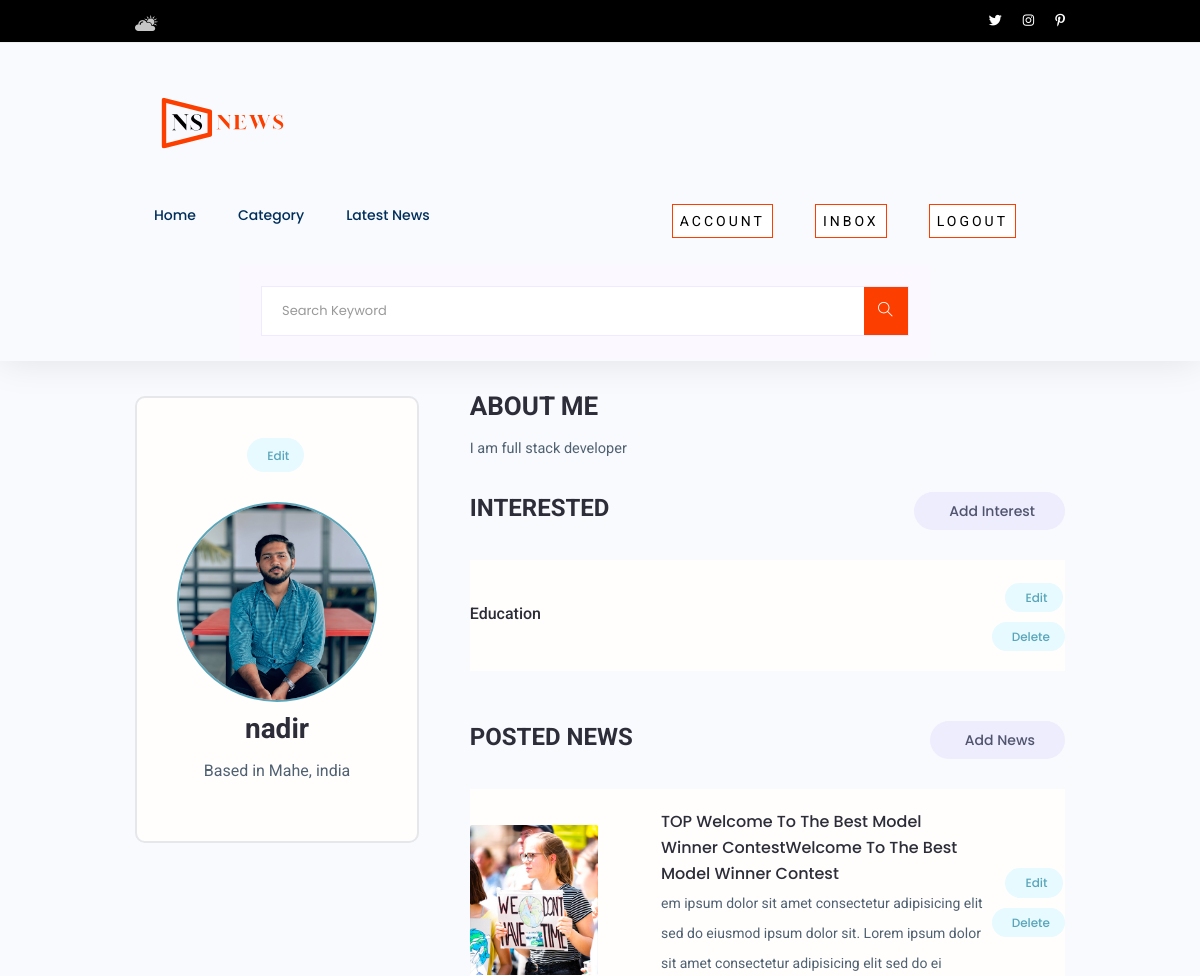
Before: /user/account/ (signed in, upper part) with the older database file.
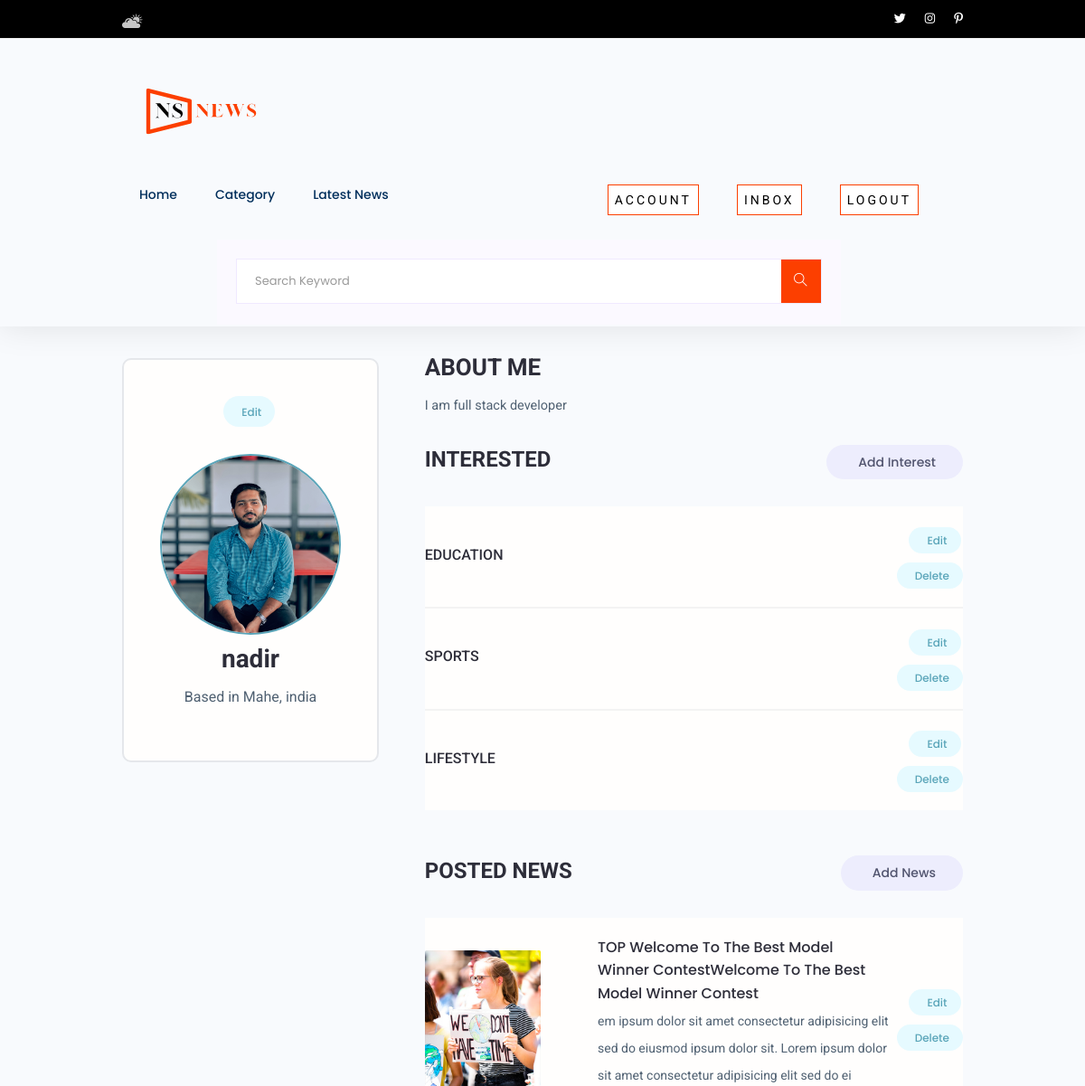
After: the same page with the newer database file.
### user/models.py (models this page shows)
class Interest(models.Model):
    owner = models.ForeignKey(
        Profile, on_delete=models.CASCADE, null=True, blank=True)
    name = models.CharField(max_length=200, blank=True, null=True)
    id = models.UUIDField(default=uuid.uuid4, unique=True,
                          primary_key=True, editable=False)
    def __str__(self):
        return str(self.name)

### news/models.py (models this page shows, shortened)
class News(models.Model):
    owner = models.ForeignKey(
        Profile, null=True, blank=True, on_delete=models.CASCADE)
    title = models.CharField(max_length=200, null=True, blank=True)
    category = models.ForeignKey(Category, on_delete=models.CASCADE, null=True)
    description = models.TextField(null=True, blank=True)
    featured_image = models.ImageField(
        default='news/default.jpg', null=True, blank=True, upload_to='news/'
    )
    image_link = models.CharField(max_length=1000, null=True, blank=True)
    created = models.DateTimeField(auto_now_add=True)
    id = models.UUIDField(default=uuid.uuid4, unique=True,
                          primary_key=True, editable=False)
    verified_news = models.BooleanField(blank=True, null=True)
    class Meta:
        ordering = ['created']

### user/views.py (the view)
# urls.py: path('account/', views.userAccount, name='account'),
@login_required(login_url='login')
def userAccount(request):
    profile = request.user.profile
    interest = Interest.objects.filter(owner=profile)
    news = profile.news_set.all()
    categories = Category.objects.all()
    context = {
        'profile': profile,
        'interests': interest,
        'news': news,
        'categories': categories
    }
    return render(request, 'user/account.html', context=context)

### user/templates/user/account.html (shortened to what this page needs)
{% extends 'main.html' %}
{% load static %}
{% block content %}
<link rel="stylesheet" href="{% static 'css/app.css' %}" />
<main class="settingsPage profile my-md">
  <div class="container">
    <div class="layout">
      <div class="column column--1of3">
        <div class="card text-center">
          <div class="card__body dev">
            <a class="tag tag--pill tag--main settings__btn" href="{% url 'edit-account' %}">
              Edit</a>
            <img class="avatar avatar--xl dev__avatar" src="{{profile.profile_image.url}}" />
            <h2 class="dev__name">{{profile.name}}</h2>
            <p class="dev__location">Based in {{profile.location}}</p>
          </div>
        </div>
      </div>
      <div class="column column--2of3">
        <div class="devInfo">
          <h3 class="devInfo__title">About Me</h3>
          <p class="devInfo__about">{{profile.short_intro}}</p>
        </div>
        <div class="settings">
          <h3 class="settings__title">Interested</h3>
          <a class="tag tag--pill tag--sub settings__btn tag--lg" href="{% url 'create-interest' %}"> Add Interest</a>
        </div>
        <table class="settings__table">
          {% for interest_one in interests %}
          <tr>
            <td class="settings__tableInfo">
              <h4>  {{interest_one}}</h4>
            </td>
            <td class="settings__tableActions">
              <a class="tag tag--pill tag--main settings__btn" href="{% url 'edit-interest' interest_one.id %}"> Edit</a>
              <a class="tag tag--pill tag--main settings__btn" href="{% url 'delete-interest' interest_one.id %}?next=/account">
                Delete</a>
            </td>
          </tr>
          {% endfor %}
        </table>
        <div class="settings">
          <h3 class="settings__title">Posted News</h3>
          <a class="tag tag--pill tag--sub settings__btn tag--lg" href="{% url 'create-news' %}">Add News</a>
        </div>
        <table class="settings__table">
          {% for news_one in news %}
          <tr>
            <td class="settings__thumbnail">
              <a href="{% url 'profile' news_one.id %}"><img src="{{news_one.featured_image.url}}" alt="Project Thumbnail" /></a>
            </td>
            <td class="settings__tableInfo">
              <a href="{% url 'profile' news_one.id %}">{{news_one.title}}</a>
              <p>{{news_one.description|slice:"150"}}</p>
            </td>
            <td class="settings__tableActions">
              <a class="tag tag--pill tag--main settings__btn" href="{% url 'update-news' news_one.id %}"> Edit</a>
              <a class="tag tag--pill tag--main settings__btn"
                href="{% url 'delete-news'  news_one.id %}?next=/account">
                Delete</a>
            </td>
          </tr>
          {% endfor %}
        </table>
      </div>
    </div>
  </div>
</main>
{% endblock content %}

Changed rows visible on the page:
changed Interest: name "Education" → "EDUCATION"
added Interest: name "SPORTS"
added Interest: name "LIFESTYLE"
